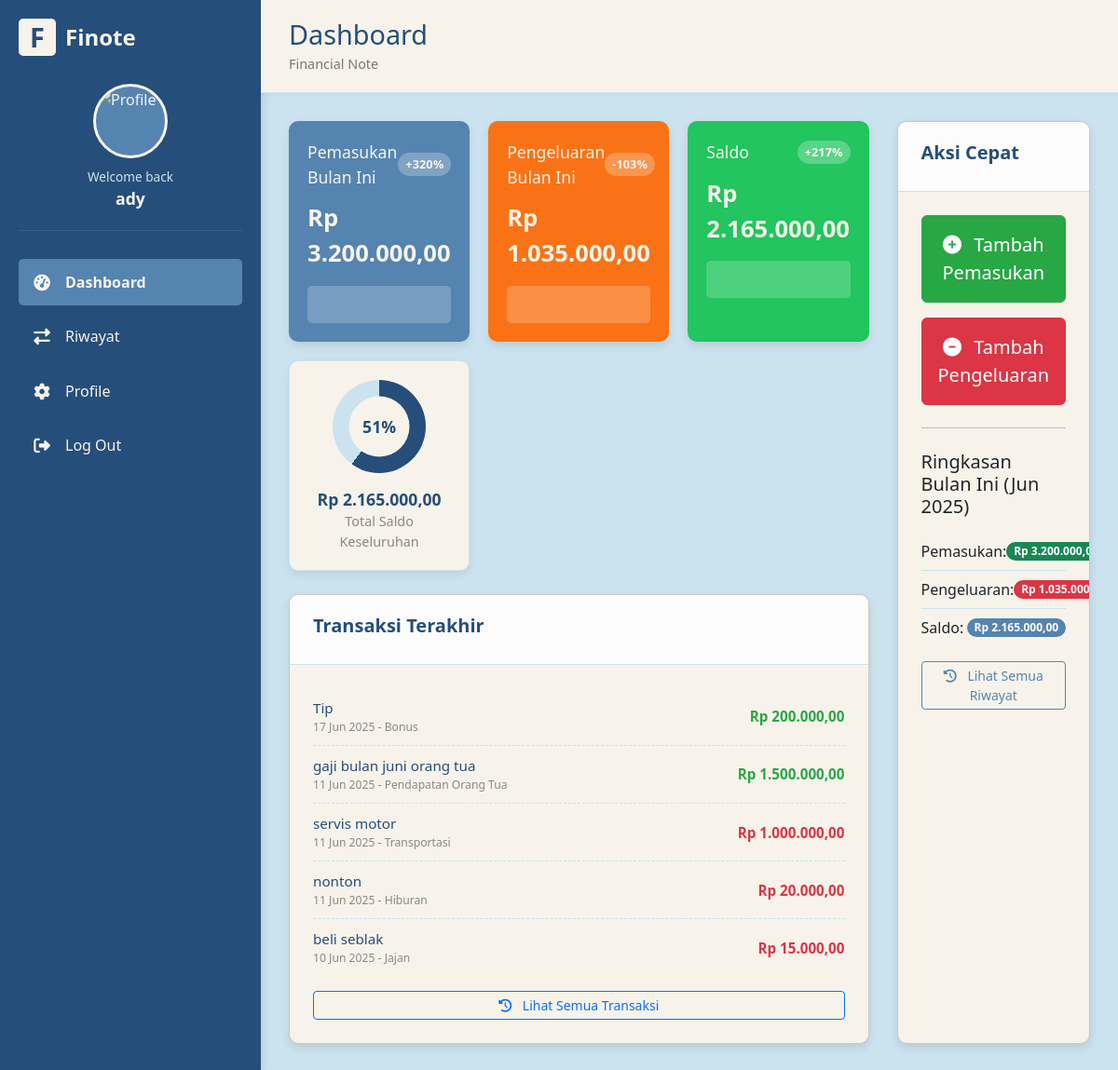
/dashboard.php (signed in), run on the app's committed database.
### tables this page shows
CREATE TABLE `users` (
  `id` int UNSIGNED NOT NULL,
  `username` varchar(50) NOT NULL,
  `password` varchar(255) NOT NULL,
  `email` varchar(100) DEFAULT NULL,
  `created_at` timestamp NULL DEFAULT CURRENT_TIMESTAMP,
  `photo` varchar(255) DEFAULT NULL,
  `phone` varchar(20) DEFAULT NULL
);

CREATE TABLE `transactions` (
  `id` int UNSIGNED NOT NULL,
  `user_id` int UNSIGNED NOT NULL,
  `category_id` int UNSIGNED NOT NULL,
  `type` enum('income','expense') NOT NULL,
  `amount` decimal(15,2) DEFAULT NULL,
  `description` varchar(255) DEFAULT NULL,
  `transaction_date` date NOT NULL,
  `created_at` timestamp NULL DEFAULT CURRENT_TIMESTAMP
);

CREATE TABLE `categories` (
  `id` int UNSIGNED NOT NULL,
  `user_id` int UNSIGNED DEFAULT NULL,
  `name` varchar(100) NOT NULL,
  `type` enum('income','expense') NOT NULL,
  `created_at` timestamp NULL DEFAULT CURRENT_TIMESTAMP
);

### dashboard.php (the view, shortened to what this page needs)
<?php
require_once 'config.php';
$user_id = $_SESSION['id'];
$query = "SELECT username, photo FROM users WHERE id = ?";
$stmt = $conn->prepare($query);
$stmt->bind_param("i", $user_id);
$stmt->execute();
$result = $stmt->get_result();
$user = $result->fetch_assoc();
$username = $user['username'] ?? 'User';
$photo = (!empty($user['photo']) && file_exists('uploads/' . $user['photo']))
         ? 'uploads/' . $user['photo']
         : 'profile.jpeg';
$first_day_of_month = date('Y-m-01');
$last_day_of_month = date('Y-m-t');
$total_income_month = 0;
$total_expense_month = 0;
$sql_income_month = "SELECT SUM(amount) AS total FROM transactions WHERE user_id = ? AND type = 'income' AND transaction_date BETWEEN ? AND ?";
if ($stmt_income_month = $conn->prepare($sql_income_month)) {
    $stmt_income_month->bind_param('iss', $user_id, $first_day_of_month, $last_day_of_month);
    if ($stmt_income_month->execute()) {
        $result_income_month = $stmt_income_month->get_result();
        $row_income_month = $result_income_month->fetch_assoc();
        $total_income_month = $row_income_month['total'] ?? 0;
    }
}
$sql_expense_month = "SELECT SUM(amount) AS total FROM transactions WHERE user_id = ? AND type = 'expense' AND transaction_date BETWEEN ? AND ?";
if ($stmt_expense_month = $conn->prepare($sql_expense_month)) {
    $stmt_expense_month->bind_param('iss', $user_id, $first_day_of_month, $last_day_of_month);
    if ($stmt_expense_month->execute()) {
        $result_expense_month = $stmt_expense_month->get_result();
        $row_expense_month = $result_expense_month->fetch_assoc();
        $total_expense_month = $row_expense_month['total'] ?? 0;
    }
}
$balance_month = $total_income_month - $total_expense_month;
$total_income_overall = 0;
$total_expense_overall = 0;
$sql_income_overall = "SELECT SUM(amount) AS total FROM transactions WHERE user_id = ? AND type = 'income'";
if ($stmt_income_overall = $conn->prepare($sql_income_overall)) {
    $stmt_income_overall->bind_param('i', $user_id);
    if ($stmt_income_overall->execute()) {
        $result_income_overall = $stmt_income_overall->get_result();
        $row_income_overall = $result_income_overall->fetch_assoc();
        $total_income_overall = $row_income_overall['total'] ?? 0;
    }
}
$sql_expense_overall = "SELECT SUM(amount) AS total FROM transactions WHERE user_id = ? AND type = 'expense'";
if ($stmt_expense_overall = $conn->prepare($sql_expense_overall)) {
    $stmt_expense_overall->bind_param('i', $user_id);
    if ($stmt_expense_overall->execute()) {
        $result_expense_overall = $stmt_expense_overall->get_result();
        $row_expense_overall = $result_expense_overall->fetch_assoc();
        $total_expense_overall = $row_expense_overall['total'] ?? 0;
    }
}
$balance_overall = $total_income_overall - $total_expense_overall;
$latest_transactions = [];
$sql_latest_transactions = "SELECT t.amount, t.description, t.transaction_date, t.type, c.name AS category_name
                            FROM transactions t
                            JOIN categories c ON t.category_id = c.id
                            WHERE t.user_id = ?
                            ORDER BY t.created_at DESC LIMIT 5";
if ($stmt_latest = $conn->prepare($sql_latest_transactions)) {
    $stmt_latest->bind_param('i', $user_id);
    if ($stmt_latest->execute()) {
        $result_latest = $stmt_latest->get_result();
        while ($row_latest = $result_latest->fetch_assoc()) {
            $latest_transactions[] = $row_latest;
        }
    }
}
?>
<!DOCTYPE html>
<html lang="id">
<head>
    <link href="https://cdn.jsdelivr.net/npm/bootstrap@5.3.3/dist/css/bootstrap.min.css" rel="stylesheet">
    <link rel="stylesheet" href="https://cdnjs.cloudflare.com/ajax/libs/font-awesome/6.5.2/css/all.min.css" />
</head>
<body>
    <div class="sidebar">
        <div class="logo">
            <div class="logo-icon">F</div> <span>Finote</span>
        </div>
        <div class="profile">
            <div class="avatar">
                <img src="<?= $photo ?>" alt="Profile">
            </div>
            <span class="welcome">Welcome back</span>
            <span class="name"><?php echo htmlspecialchars($username); ?></span>
        </div>
        <ul class="menu">
            <li class="menu-item active">
                <a href="dashboard.php">
                    <span class="menu-icon"><i class="fas fa-tachometer-alt"></i></span>
                    <span>Dashboard</span>
                </a>
            </li>
            <li class="menu-item">
                <a href="riwayat.html"> <span class="menu-icon"><i class="fas fa-exchange-alt"></i></span>
                    <span>Riwayat</span>
                </a>
            </li>
            <li class="menu-item">
                <a href="profile.php"> <span class="menu-icon"><i class="fas fa-cog"></i></span>
                    <span>Profile</span>
                </a>
            </li>
            <li class="menu-item">
                <a href="logout.php">
                    <span class="menu-icon"><i class="fas fa-sign-out-alt"></i></span>
                    <span>Log Out</span>
                </a>
            </li>
        </ul>
    </div>
    <div class="main-content">
        <div class="header">
            <div class="title">
                <h1>Dashboard</h1>
                <div class="subtitle">Financial Note</div>
            </div>
        </div>
        <div class="content">
            <div class="dashboard-grid">
                <div class="left-content">
                    <div class="stats">
                        <div class="stat-card blue">
                            <div class="stat-header">
                                <span class="stat-title">Pemasukan Bulan Ini</span>
                                <span class="stat-badge">+<?php echo number_format($total_income_month > 0 ? ($total_income_month / 1000000 * 100) : 0, 0); ?>%</span> </div>
                            <div class="stat-value">Rp <?php echo number_format($total_income_month, 2, ',', '.'); ?></div>
                            <div class="stat-chart"></div> </div>
                        <div class="stat-card orange">
                            <div class="stat-header">
                                <span class="stat-title">Pengeluaran Bulan Ini</span>
                                <span class="stat-badge">-<?php echo number_format($total_expense_month > 0 ? ($total_expense_month / 1000000 * 100) : 0, 0); ?>%</span> </div>
                            <div class="stat-value">Rp <?php echo number_format($total_expense_month, 2, ',', '.'); ?></div>
                            <div class="stat-chart"></div>
                        </div>
                        <div class="stat-card green">
                            <div class="stat-header">
                                <span class="stat-title">Saldo</span>
                                <span class="stat-badge"><?php echo $balance_month >= 0 ? '+' : ''; echo number_format($balance_month > 0 ? ($balance_month / 1000000 * 100) : 0, 0); ?>%</span> </div>
                            <div class="stat-value">Rp <?php echo number_format($balance_month, 2, ',', '.'); ?></div>
                            <div class="stat-chart"></div>
                        </div>
                        <div class="stat-card white">
                            <div class="donut-chart">
                                <div class="donut-hole"><?php echo number_format($balance_overall > 0 ? ($balance_overall / ($total_income_overall + $total_expense_overall) * 100) : 0, 0); ?>%</div> </div>
                            <div class="chart-label">Rp <?php echo number_format($balance_overall, 2, ',', '.'); ?></div>
                            <div class="chart-sublabel">Total Saldo Keseluruhan</div>
                        </div>
                    </div>
                    <div class="card">
                        <div class="card-header">
                            <div class="card-title">Transaksi Terakhir</div>
                        </div>
                        <div class="card-content">
                            <?php if (empty($latest_transactions)): ?>
                                <div class="alert alert-info" role="alert">
                                    Belum ada transaksi terbaru.
                                </div>
                            <?php else: ?>
                                <div class="transaction-list-compact">
                                    <?php foreach ($latest_transactions as $t): ?>
                                        <div class="transaction-item">
                                            <div>
                                                <div class="description"><?php echo htmlspecialchars($t['description']); ?></div>
                                                <div class="date"><?php echo date('d M Y', strtotime($t['transaction_date'])); ?> - <?php echo htmlspecialchars($t['category_name']); ?></div>
                                            </div>
                                            <div class="amount <?php echo ($t['type'] == 'income' ? 'income' : 'expense'); ?>">
                                                Rp <?php echo number_format($t['amount'], 2, ',', '.'); ?>
                                            </div>
                                        </div>
                                    <?php endforeach; ?>
                                </div>
                            <?php endif; ?>
                            <a href="riwayat.php" class="btn btn-outline-primary btn-sm mt-3 d-block"><i class="fas fa-history me-2"></i> Lihat Semua Transaksi</a>
                        </div>
                    </div>
                </div>
                <div class="card">
                    <div class="card-header">
                        <div class="card-title">Aksi Cepat</div>
                    </div>
                    <div class="card-content text-center">
                        <a href="add_transaction.php?type=income" class="btn btn-success d-block mb-3 p-3 fs-5" style="background-color: #28a745; border-color: #28a745;"><i class="fas fa-plus-circle me-2"></i> Tambah Pemasukan</a>
                        <a href="add_transaction.php?type=expense" class="btn btn-danger d-block p-3 fs-5" style="background-color: #dc3545; border-color: #dc3545;"><i class="fas fa-minus-circle me-2"></i> Tambah Pengeluaran</a>
                        <hr class="my-4">
                        <h5 class="mb-3 text-start text-dark">Ringkasan Bulan Ini (<?php echo date('M Y'); ?>)</h5>
                        <ul class="list-group list-group-flush text-start">
                            <li class="list-group-item d-flex justify-content-between align-items-center">
                                Pemasukan: <span class="badge bg-success rounded-pill">Rp <?php echo number_format($total_income_month, 2, ',', '.'); ?></span>
                            </li>
                            <li class="list-group-item d-flex justify-content-between align-items-center">
                                Pengeluaran: <span class="badge bg-danger rounded-pill">Rp <?php echo number_format($total_expense_month, 2, ',', '.'); ?></span>
                            </li>
                            <li class="list-group-item d-flex justify-content-between align-items-center">
                                Saldo: <span class="badge bg-primary rounded-pill" style="background-color: var(--color-medium-blue) !important;">Rp <?php echo number_format($balance_month, 2, ',', '.'); ?></span>
                            </li>
                        </ul>
                        <a href="riwayat.php" class="btn btn-outline-primary btn-sm mt-3 d-block" style="border-color: var(--color-medium-blue); color: var(--color-medium-blue);"><i class="fas fa-history me-2"></i> Lihat Semua Riwayat</a>
                    </div>
                </div>
            </div>
        </div>
    </div>
</body>
</html>

### data on the page
users: username "ady"
transactions: description "Tip", transaction_date "17 Jun 2025", category.name "Bonus", amount "200.000,00"
transactions: description "gaji bulan juni orang tua", transaction_date "11 Jun 2025", category.name "Pendapatan Orang Tua", amount "1.500.000,00"
transactions: description "servis motor", transaction_date "11 Jun 2025", category.name "Transportasi", amount "1.000.000,00"
transactions: description "nonton", transaction_date "11 Jun 2025", category.name "Hiburan", amount "20.000,00"
transactions: description "beli seblak", transaction_date "10 Jun 2025", category.name "Jajan", amount "15.000,00"

### other printed values
$total_income_month > 0 ? ($total_income_month / 1000000 * 100) : 0 "320"
$total_income_month "3.200.000,00"
$total_expense_month > 0 ? ($total_expense_month / 1000000 * 100) : 0 "103"
$total_expense_month "1.035.000,00"
$balance_month > 0 ? ($balance_month / 1000000 * 100) : 0 "217"
$balance_month "2.165.000,00"
$balance_overall "2.165.000,00"
